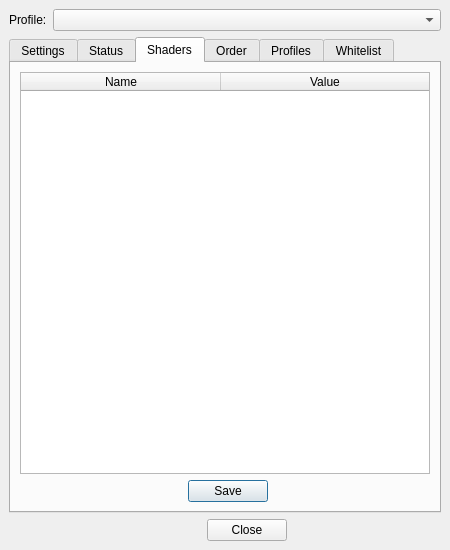
<?xml version="1.0" encoding="UTF-8"?>
<ui version="4.0">
 <class>ShadersGUI</class>
 <widget class="QMainWindow" name="ShadersGUI">
  <property name="geometry">
   <rect>
    <x>0</x>
    <y>0</y>
    <width>450</width>
    <height>550</height>
   </rect>
  </property>
  <property name="windowTitle">
   <string>ShadersGUI</string>
  </property>
  <widget class="QWidget" name="centralwidget">
   <property name="enabled">
    <bool>true</bool>
   </property>
   <layout class="QGridLayout" name="gridLayout">
    <item row="0" column="0">
     <widget class="QLabel" name="label_profileDropdown">
      <property name="text">
       <string>Profile:</string>
      </property>
     </widget>
    </item>
    <item row="3" column="1">
     <widget class="QDialogButtonBox" name="button_CloseWindow">
      <property name="toolTip">
       <string>Closes the window.</string>
      </property>
      <property name="standardButtons">
       <set>QDialogButtonBox::Close</set>
      </property>
      <property name="centerButtons">
       <bool>true</bool>
      </property>
     </widget>
    </item>
    <item row="0" column="1">
     <widget class="QComboBox" name="value_profileDropdown"/>
    </item>
    <item row="2" column="0" colspan="2">
     <widget class="QTabWidget" name="tabWidget">
      <property name="currentIndex">
       <number>2</number>
      </property>
      <widget class="QWidget" name="Settings">
       <attribute name="title">
        <string>Settings</string>
       </attribute>
       <layout class="QGridLayout" name="gridLayout_2">
        <item row="1" column="1">
         <widget class="QCheckBox" name="value_AutoEnable">
          <property name="toolTip">
           <string>If this is enabled, the effect will be enabled on log in, you can still disable the effect using the keyboard shortcut.

You can use the Whitelist or Blacklist in conjunction with this.</string>
          </property>
          <property name="text">
           <string/>
          </property>
         </widget>
        </item>
        <item row="2" column="1">
         <widget class="QCheckBox" name="value_AutoSave">
          <property name="toolTip">
           <string>On the Shaders and Order tabs, if you change a value and this is enabled, it is applied instantly, without clicking the Save button.</string>
          </property>
          <property name="text">
           <string/>
          </property>
         </widget>
        </item>
        <item row="2" column="0">
         <widget class="QLabel" name="label_AutoSave">
          <property name="toolTip">
           <string>On the Shaders and Order tabs, if you change a value and this is enabled, it is applied instantly, without clicking the Save button.</string>
          </property>
          <property name="text">
           <string>Auto Save</string>
          </property>
         </widget>
        </item>
        <item row="0" column="1" alignment="Qt::AlignVCenter">
         <widget class="QPlainTextEdit" name="value_ShaderPath">
          <property name="toolTip">
           <string>The path where the shader files are stored, must be the real full path.</string>
          </property>
         </widget>
        </item>
        <item row="1" column="0">
         <widget class="QLabel" name="label_AutoEnable">
          <property name="toolTip">
           <string>If this is enabled, the effect will be enabled on log in, you can still disable the effect using the keyboard shortcut.

You can use the Whitelist or Blacklist in conjunction with this.</string>
          </property>
          <property name="text">
           <string>Auto Enable</string>
          </property>
         </widget>
        </item>
        <item row="0" column="0" alignment="Qt::AlignVCenter">
         <widget class="QLabel" name="label_ShaderPath">
          <property name="toolTip">
           <string>The path where the shader files are stored, must be the real full path.</string>
          </property>
          <property name="text">
           <string>Shader Path</string>
          </property>
         </widget>
        </item>
        <item row="3" column="0" colspan="2">
         <widget class="QDialogButtonBox" name="button_SettingsSave">
          <property name="standardButtons">
           <set>QDialogButtonBox::Save</set>
          </property>
          <property name="centerButtons">
           <bool>true</bool>
          </property>
         </widget>
        </item>
       </layout>
      </widget>
      <widget class="QWidget" name="Status">
       <attribute name="title">
        <string>Status</string>
       </attribute>
       <layout class="QGridLayout" name="gridLayout_3">
        <item row="0" column="1">
         <widget class="QLabel" name="value_ShadersEnabled">
          <property name="text">
           <string/>
          </property>
         </widget>
        </item>
        <item row="0" column="0">
         <widget class="QLabel" name="label_ShadersEnabled">
          <property name="text">
           <string>Shaders Enabled:</string>
          </property>
         </widget>
        </item>
       </layout>
      </widget>
      <widget class="QWidget" name="Shaders">
       <attribute name="title">
        <string>Shaders</string>
       </attribute>
       <layout class="QGridLayout" name="gridLayout_4">
        <item row="1" column="0" colspan="2">
         <widget class="QTableWidget" name="table_Shaders">
          <property name="toolTip">
           <string>You can left click on the shader name or the status (On / Off) to enable / disable a shader.
You can left click a value and change it, when done you can click apply.
To save the changes to the settings file, click save.
If you have made changes but not saved anything, the Save button will display a star.
You can find the description of value by leaving your mouse over it.</string>
          </property>
          <property name="alternatingRowColors">
           <bool>true</bool>
          </property>
          <attribute name="horizontalHeaderCascadingSectionResizes">
           <bool>true</bool>
          </attribute>
          <attribute name="horizontalHeaderDefaultSectionSize">
           <number>200</number>
          </attribute>
          <attribute name="horizontalHeaderStretchLastSection">
           <bool>true</bool>
          </attribute>
          <attribute name="verticalHeaderVisible">
           <bool>false</bool>
          </attribute>
          <column>
           <property name="text">
            <string>Name</string>
           </property>
          </column>
          <column>
           <property name="text">
            <string>Value</string>
           </property>
          </column>
         </widget>
        </item>
        <item row="2" column="1">
         <widget class="QDialogButtonBox" name="button_ShadersSave">
          <property name="toolTip">
           <string>Save changes to the file.</string>
          </property>
          <property name="standardButtons">
           <set>QDialogButtonBox::Save</set>
          </property>
          <property name="centerButtons">
           <bool>true</bool>
          </property>
         </widget>
        </item>
       </layout>
      </widget>
      <widget class="QWidget" name="Order">
       <attribute name="title">
        <string>Order</string>
       </attribute>
       <layout class="QGridLayout" name="gridLayout_5">
        <item row="1" column="0">
         <widget class="QPushButton" name="button_MoveShaderUp">
          <property name="toolTip">
           <string>Move a shader up.</string>
          </property>
          <property name="text">
           <string>Up</string>
          </property>
         </widget>
        </item>
        <item row="1" column="1">
         <widget class="QPushButton" name="button_MoveShaderDown">
          <property name="toolTip">
           <string>Move a shader down.</string>
          </property>
          <property name="text">
           <string>Down</string>
          </property>
         </widget>
        </item>
        <item row="0" column="0" colspan="2">
         <widget class="QListWidget" name="value_ShaderOrder">
          <property name="acceptDrops">
           <bool>false</bool>
          </property>
          <property name="dragEnabled">
           <bool>true</bool>
          </property>
          <property name="dragDropMode">
           <enum>QAbstractItemView::InternalMove</enum>
          </property>
          <property name="defaultDropAction">
           <enum>Qt::MoveAction</enum>
          </property>
          <property name="alternatingRowColors">
           <bool>true</bool>
          </property>
          <property name="selectionMode">
           <enum>QAbstractItemView::ContiguousSelection</enum>
          </property>
         </widget>
        </item>
        <item row="2" column="0" colspan="2">
         <widget class="QDialogButtonBox" name="button_OrderSave">
          <property name="toolTip">
           <string>Save current order to file.</string>
          </property>
          <property name="standardButtons">
           <set>QDialogButtonBox::Save</set>
          </property>
          <property name="centerButtons">
           <bool>true</bool>
          </property>
         </widget>
        </item>
       </layout>
      </widget>
      <widget class="QWidget" name="Profiles">
       <attribute name="title">
        <string>Profiles</string>
       </attribute>
       <layout class="QGridLayout" name="gridLayout_6">
        <item row="1" column="2">
         <widget class="QPushButton" name="button_ProfilesNew">
          <property name="text">
           <string>New</string>
          </property>
         </widget>
        </item>
        <item row="1" column="1">
         <widget class="QPushButton" name="button_ProfilesCopy">
          <property name="text">
           <string>Copy</string>
          </property>
         </widget>
        </item>
        <item row="1" column="0">
         <widget class="QPushButton" name="button_ProfilesRemove">
          <property name="text">
           <string>Remove</string>
          </property>
         </widget>
        </item>
        <item row="0" column="0" colspan="3">
         <widget class="QListWidget" name="table_Profiles">
          <property name="toolTip">
           <string>List of profiles, double click to change the name, press enter to save.</string>
          </property>
          <property name="alternatingRowColors">
           <bool>true</bool>
          </property>
          <property name="sortingEnabled">
           <bool>false</bool>
          </property>
         </widget>
        </item>
       </layout>
      </widget>
      <widget class="QWidget" name="Whitelist">
       <attribute name="title">
        <string>Whitelist</string>
       </attribute>
       <layout class="QGridLayout" name="gridLayout_7">
        <item row="0" column="0">
         <widget class="QPlainTextEdit" name="value_Whitelist">
          <property name="toolTip">
           <string>The whitelist is unique per profile.
Leaving the whitelist empty will process all applications.
Otherwise, only applications inside of the whitelist will be processed.
Seperate applications by a comma.
Useful if you use &quot;Enabled By Default&quot;, or if you're using profiles.
See the README for a guide on finding application names.</string>
          </property>
         </widget>
        </item>
        <item row="1" column="0">
         <widget class="QDialogButtonBox" name="button_WhiteListSave">
          <property name="standardButtons">
           <set>QDialogButtonBox::Save</set>
          </property>
          <property name="centerButtons">
           <bool>true</bool>
          </property>
         </widget>
        </item>
       </layout>
      </widget>
     </widget>
    </item>
   </layout>
  </widget>
 </widget>
 <resources/>
 <connections/>
</ui>
